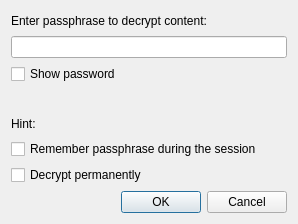
<?xml version="1.0" encoding="UTF-8"?>
<ui version="4.0">
 <class>DecryptionDialog</class>
 <widget class="QDialog" name="DecryptionDialog">
  <property name="geometry">
   <rect>
    <x>0</x>
    <y>0</y>
    <width>298</width>
    <height>224</height>
   </rect>
  </property>
  <property name="windowTitle">
   <string>Note decryption</string>
  </property>
  <property name="styleSheet">
   <string notr="true">QDialog#NoteDecryptionDialog {
margin: 4px;
spacing: 4px;
}</string>
  </property>
  <property name="locale">
   <locale language="English" country="UnitedStates"/>
  </property>
  <layout class="QVBoxLayout" name="verticalLayout">
   <item>
    <widget class="QLabel" name="infoTextLabel">
     <property name="text">
      <string>Enter passphrase to decrypt content:</string>
     </property>
    </widget>
   </item>
   <item>
    <widget class="QLineEdit" name="passwordLineEdit">
     <property name="text">
      <string notr="true"/>
     </property>
     <property name="echoMode">
      <enum>QLineEdit::Password</enum>
     </property>
    </widget>
   </item>
   <item>
    <widget class="QCheckBox" name="showPasswordCheckBox">
     <property name="text">
      <string>Show password</string>
     </property>
    </widget>
   </item>
   <item>
    <widget class="QLabel" name="onErrorTextLabel">
     <property name="text">
      <string/>
     </property>
    </widget>
   </item>
   <item>
    <widget class="QLabel" name="hintLabel">
     <property name="text">
      <string>Hint:</string>
     </property>
     <property name="wordWrap">
      <bool>true</bool>
     </property>
    </widget>
   </item>
   <item>
    <widget class="QCheckBox" name="rememberPasswordCheckBox">
     <property name="text">
      <string>Remember passphrase during the session</string>
     </property>
    </widget>
   </item>
   <item>
    <widget class="QCheckBox" name="decryptPermanentlyCheckBox">
     <property name="text">
      <string>Decrypt permanently</string>
     </property>
    </widget>
   </item>
   <item>
    <widget class="QDialogButtonBox" name="buttonBox">
     <property name="orientation">
      <enum>Qt::Horizontal</enum>
     </property>
     <property name="standardButtons">
      <set>QDialogButtonBox::Cancel|QDialogButtonBox::Ok</set>
     </property>
    </widget>
   </item>
  </layout>
 </widget>
 <resources/>
 <connections>
  <connection>
   <sender>buttonBox</sender>
   <signal>accepted()</signal>
   <receiver>DecryptionDialog</receiver>
   <slot>accept()</slot>
   <hints>
    <hint type="sourcelabel">
     <x>248</x>
     <y>254</y>
    </hint>
    <hint type="destinationlabel">
     <x>157</x>
     <y>274</y>
    </hint>
   </hints>
  </connection>
  <connection>
   <sender>buttonBox</sender>
   <signal>rejected()</signal>
   <receiver>DecryptionDialog</receiver>
   <slot>reject()</slot>
   <hints>
    <hint type="sourcelabel">
     <x>316</x>
     <y>260</y>
    </hint>
    <hint type="destinationlabel">
     <x>286</x>
     <y>274</y>
    </hint>
   </hints>
  </connection>
 </connections>
</ui>
